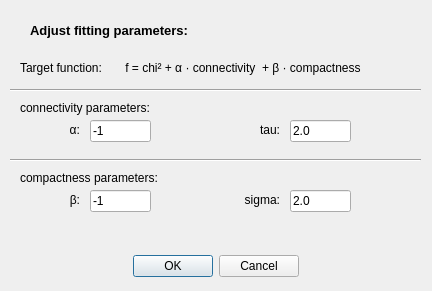
<?xml version="1.0" encoding="UTF-8"?>
<ui version="4.0">
 <class>dialog_fittingvars_class</class>
 <widget class="QDialog" name="dialog_fittingvars_class">
  <property name="geometry">
   <rect>
    <x>0</x>
    <y>0</y>
    <width>432</width>
    <height>291</height>
   </rect>
  </property>
  <property name="contextMenuPolicy">
   <enum>Qt::NoContextMenu</enum>
  </property>
  <property name="windowTitle">
   <string>fitting parameters...</string>
  </property>
  <widget class="QWidget" name="layoutWidget">
   <property name="geometry">
    <rect>
     <x>0</x>
     <y>250</y>
     <width>431</width>
     <height>33</height>
    </rect>
   </property>
   <layout class="QHBoxLayout">
    <property name="spacing">
     <number>6</number>
    </property>
    <property name="leftMargin">
     <number>0</number>
    </property>
    <property name="topMargin">
     <number>0</number>
    </property>
    <property name="rightMargin">
     <number>0</number>
    </property>
    <property name="bottomMargin">
     <number>0</number>
    </property>
    <item>
     <spacer>
      <property name="orientation">
       <enum>Qt::Horizontal</enum>
      </property>
      <property name="sizeHint" stdset="0">
       <size>
        <width>131</width>
        <height>31</height>
       </size>
      </property>
     </spacer>
    </item>
    <item>
     <widget class="QPushButton" name="okButton">
      <property name="text">
       <string>OK</string>
      </property>
     </widget>
    </item>
    <item>
     <widget class="QPushButton" name="cancelButton">
      <property name="text">
       <string>Cancel</string>
      </property>
     </widget>
    </item>
    <item>
     <spacer name="spacer">
      <property name="orientation">
       <enum>Qt::Horizontal</enum>
      </property>
      <property name="sizeHint" stdset="0">
       <size>
        <width>131</width>
        <height>31</height>
       </size>
      </property>
     </spacer>
    </item>
   </layout>
  </widget>
  <widget class="QLabel" name="label_15">
   <property name="geometry">
    <rect>
     <x>30</x>
     <y>20</y>
     <width>311</width>
     <height>20</height>
    </rect>
   </property>
   <property name="font">
    <font>
     <pointsize>10</pointsize>
     <weight>75</weight>
     <bold>true</bold>
    </font>
   </property>
   <property name="text">
    <string>Adjust fitting parameters:</string>
   </property>
  </widget>
  <widget class="QLineEdit" name="lineAlphaConn">
   <property name="geometry">
    <rect>
     <x>90</x>
     <y>120</y>
     <width>61</width>
     <height>22</height>
    </rect>
   </property>
   <property name="text">
    <string>-1</string>
   </property>
  </widget>
  <widget class="QLabel" name="label">
   <property name="geometry">
    <rect>
     <x>20</x>
     <y>60</y>
     <width>391</width>
     <height>16</height>
    </rect>
   </property>
   <property name="text">
    <string>Target function:       f = chi² + α · connectivity  + β · compactness</string>
   </property>
  </widget>
  <widget class="QLabel" name="label_2">
   <property name="geometry">
    <rect>
     <x>40</x>
     <y>120</y>
     <width>40</width>
     <height>20</height>
    </rect>
   </property>
   <property name="layoutDirection">
    <enum>Qt::LeftToRight</enum>
   </property>
   <property name="text">
    <string>α:</string>
   </property>
   <property name="alignment">
    <set>Qt::AlignRight|Qt::AlignTrailing|Qt::AlignVCenter</set>
   </property>
  </widget>
  <widget class="QLabel" name="label_3">
   <property name="geometry">
    <rect>
     <x>20</x>
     <y>100</y>
     <width>161</width>
     <height>16</height>
    </rect>
   </property>
   <property name="text">
    <string>connectivity parameters:</string>
   </property>
  </widget>
  <widget class="QLineEdit" name="lineTauConn">
   <property name="geometry">
    <rect>
     <x>290</x>
     <y>120</y>
     <width>61</width>
     <height>22</height>
    </rect>
   </property>
   <property name="text">
    <string>2.0</string>
   </property>
  </widget>
  <widget class="QLabel" name="label_4">
   <property name="geometry">
    <rect>
     <x>240</x>
     <y>120</y>
     <width>40</width>
     <height>20</height>
    </rect>
   </property>
   <property name="layoutDirection">
    <enum>Qt::LeftToRight</enum>
   </property>
   <property name="text">
    <string>tau:</string>
   </property>
   <property name="alignment">
    <set>Qt::AlignRight|Qt::AlignTrailing|Qt::AlignVCenter</set>
   </property>
  </widget>
  <widget class="Line" name="line">
   <property name="geometry">
    <rect>
     <x>10</x>
     <y>80</y>
     <width>411</width>
     <height>20</height>
    </rect>
   </property>
   <property name="orientation">
    <enum>Qt::Horizontal</enum>
   </property>
  </widget>
  <widget class="Line" name="line_2">
   <property name="geometry">
    <rect>
     <x>10</x>
     <y>150</y>
     <width>411</width>
     <height>20</height>
    </rect>
   </property>
   <property name="orientation">
    <enum>Qt::Horizontal</enum>
   </property>
  </widget>
  <widget class="QLabel" name="label_5">
   <property name="geometry">
    <rect>
     <x>240</x>
     <y>190</y>
     <width>40</width>
     <height>20</height>
    </rect>
   </property>
   <property name="layoutDirection">
    <enum>Qt::LeftToRight</enum>
   </property>
   <property name="text">
    <string>sigma:</string>
   </property>
   <property name="alignment">
    <set>Qt::AlignRight|Qt::AlignTrailing|Qt::AlignVCenter</set>
   </property>
  </widget>
  <widget class="QLineEdit" name="lineBetaComp">
   <property name="geometry">
    <rect>
     <x>90</x>
     <y>190</y>
     <width>61</width>
     <height>22</height>
    </rect>
   </property>
   <property name="text">
    <string>-1</string>
   </property>
  </widget>
  <widget class="QLabel" name="label_6">
   <property name="geometry">
    <rect>
     <x>40</x>
     <y>190</y>
     <width>40</width>
     <height>20</height>
    </rect>
   </property>
   <property name="layoutDirection">
    <enum>Qt::LeftToRight</enum>
   </property>
   <property name="text">
    <string>β:</string>
   </property>
   <property name="alignment">
    <set>Qt::AlignRight|Qt::AlignTrailing|Qt::AlignVCenter</set>
   </property>
  </widget>
  <widget class="QLabel" name="label_7">
   <property name="geometry">
    <rect>
     <x>20</x>
     <y>170</y>
     <width>161</width>
     <height>16</height>
    </rect>
   </property>
   <property name="text">
    <string>compactness parameters:</string>
   </property>
  </widget>
  <widget class="QLineEdit" name="lineSigmaComp">
   <property name="geometry">
    <rect>
     <x>290</x>
     <y>190</y>
     <width>61</width>
     <height>22</height>
    </rect>
   </property>
   <property name="text">
    <string>2.0</string>
   </property>
  </widget>
 </widget>
 <resources/>
 <connections>
  <connection>
   <sender>okButton</sender>
   <signal>clicked()</signal>
   <receiver>dialog_fittingvars_class</receiver>
   <slot>accept()</slot>
   <hints>
    <hint type="sourcelabel">
     <x>278</x>
     <y>253</y>
    </hint>
    <hint type="destinationlabel">
     <x>96</x>
     <y>254</y>
    </hint>
   </hints>
  </connection>
  <connection>
   <sender>cancelButton</sender>
   <signal>clicked()</signal>
   <receiver>dialog_fittingvars_class</receiver>
   <slot>reject()</slot>
   <hints>
    <hint type="sourcelabel">
     <x>369</x>
     <y>253</y>
    </hint>
    <hint type="destinationlabel">
     <x>179</x>
     <y>282</y>
    </hint>
   </hints>
  </connection>
 </connections>
</ui>
